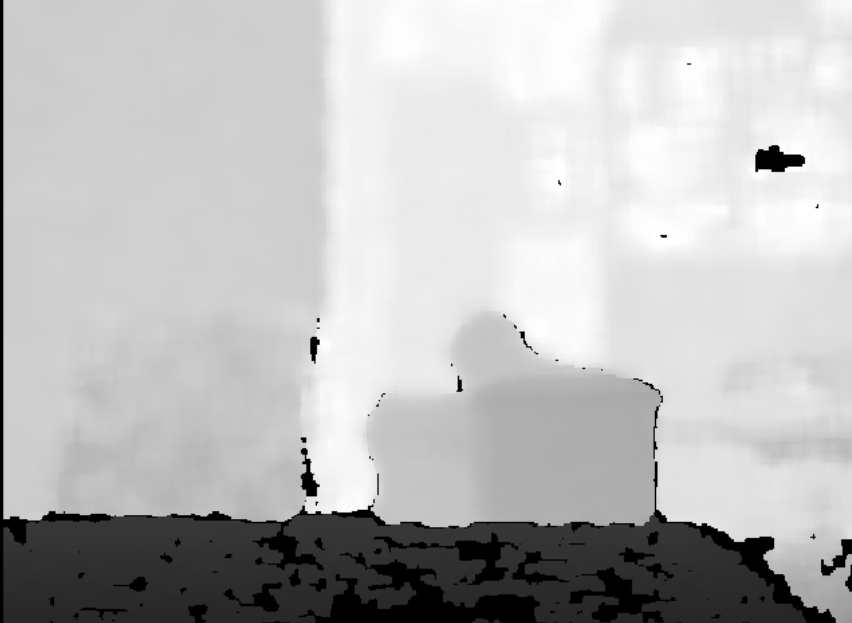
#> input picture images/depth_gray.png, 852 x 623 px, found by its file name
$ python 07_bilateral_blur.py
#> lines starting #> are read from the running program, lines starting #| are printed output that depends on the picture
import cv2
import numpy as np


depth_gray = cv2.imread("images/depth_gray.png", cv2.IMREAD_GRAYSCALE)
#> depth_gray is the input picture: shape (623, 852); min 0, max 255, mean 188.6

depth_colored = cv2.applyColorMap(depth_gray, cv2.COLORMAP_JET)
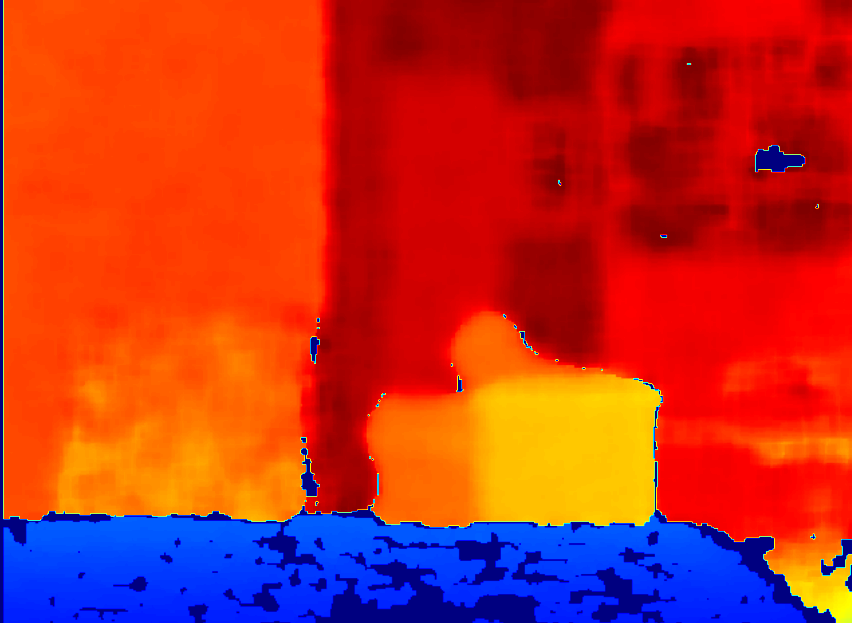
#> depth_colored: shape (623, 852, 3); mean B, G, R 35.8, 47.5, 190.6

# grayscale sequence
g1  = depth_gray
g2  = cv2.bilateralFilter(depth_gray, 3, 75, 75)
g3  = cv2.bilateralFilter(depth_gray, 5, 75, 75)
g4  = cv2.bilateralFilter(depth_gray, 7, 75, 75)
g5  = cv2.bilateralFilter(depth_gray, 9, 75, 75)
g6  = cv2.bilateralFilter(depth_gray, 11, 75, 75)
g7  = cv2.bilateralFilter(depth_gray, 13, 75, 75)
g8  = cv2.bilateralFilter(depth_gray, 15, 75, 75)
g9  = cv2.bilateralFilter(depth_gray, 17, 75, 75)
g10 = cv2.bilateralFilter(depth_gray, 19, 75, 75)
g11 = cv2.bilateralFilter(depth_gray, 21, 75, 75)
g12 = cv2.bilateralFilter(depth_gray, 23, 75, 75)
g13 = cv2.bilateralFilter(depth_gray, 25, 75, 75)
g14 = cv2.bilateralFilter(depth_gray, 27, 75, 75)
g15 = cv2.bilateralFilter(depth_gray, 29, 75, 75)
g16 = cv2.bilateralFilter(depth_gray, 31, 75, 75)
g17 = cv2.bilateralFilter(depth_gray, 33, 75, 75)
g18 = cv2.bilateralFilter(depth_gray, 35, 75, 75)
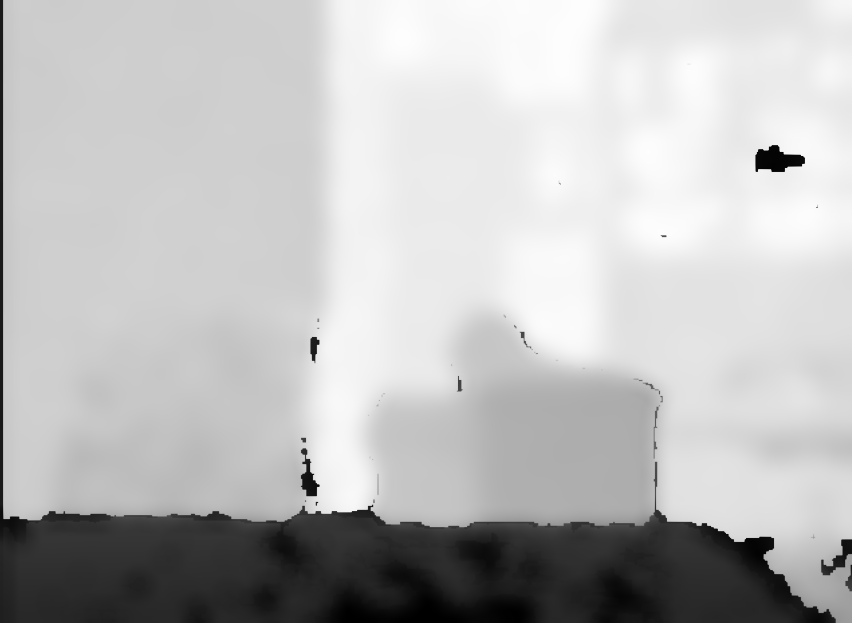
#> g18: shape (623, 852); min 0, max 253, mean 188.9
g19 = cv2.bilateralFilter(depth_gray, 37, 75, 75)
g20 = cv2.bilateralFilter(depth_gray, 39, 75, 75)
g21 = cv2.bilateralFilter(depth_gray, 41, 75, 75)


# build 7×3 grid
row1 = np.hstack([g1, g2, g3])
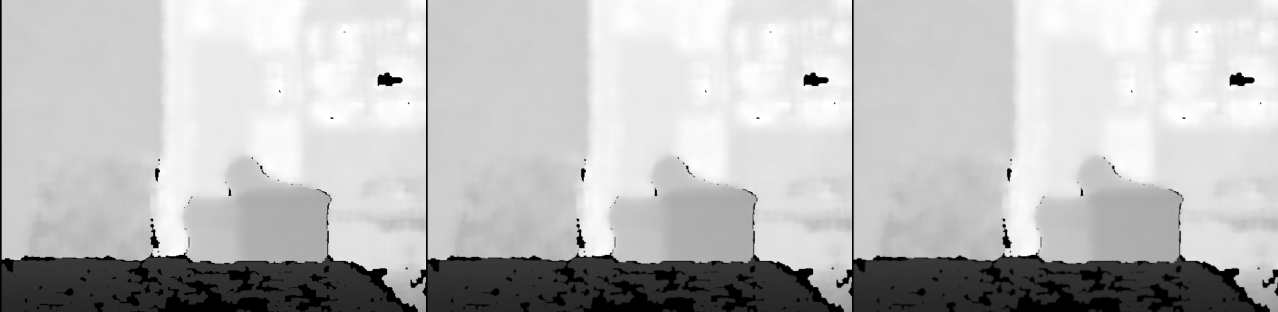
#> row1: shape (623, 2556) (shown at 1/2 size); min 0, max 255, mean 188.3
row2 = np.hstack([g4, g5, g6])
row3 = np.hstack([g7, g8, g9])
row4 = np.hstack([g10, g11, g12])
row5 = np.hstack([g13, g14, g15])
row6 = np.hstack([g16, g17, g18])
row7 = np.hstack([g19, g20, g21])

grid_gray = np.vstack([row1, row2, row3, row4, row5, row6, row7])
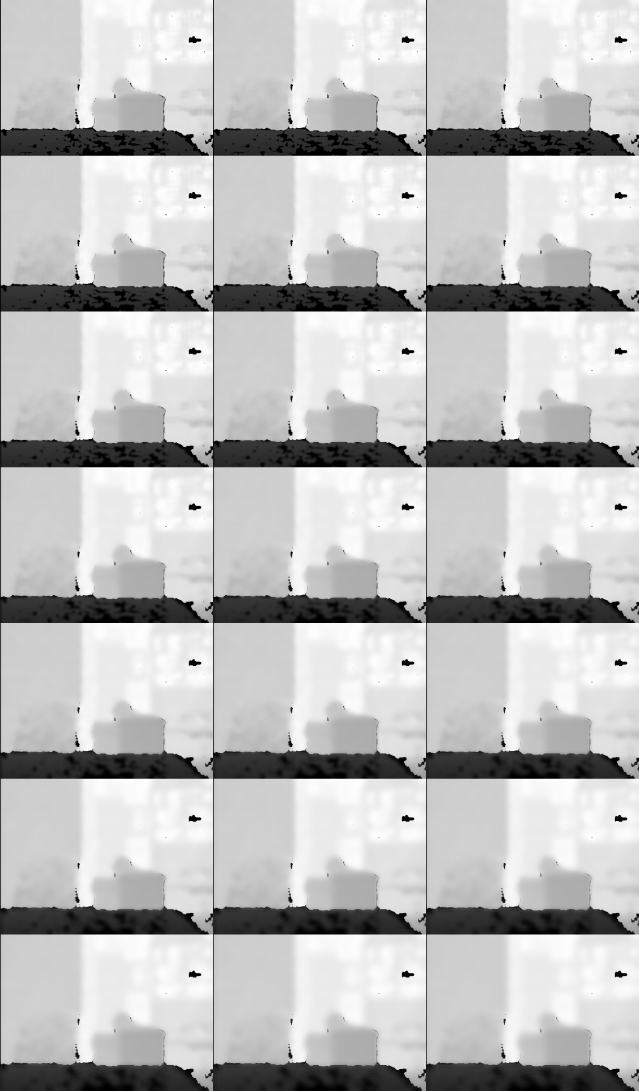
#> grid_gray: shape (4361, 2556) (shown at 1/4 size); min 0, max 255, mean 188.7

# colored sequence
c1  = depth_colored
c2  = cv2.bilateralFilter(depth_colored, 3, 75, 75)
c3  = cv2.bilateralFilter(depth_colored, 5, 75, 75)
c4  = cv2.bilateralFilter(depth_colored, 7, 75, 75)
c5  = cv2.bilateralFilter(depth_colored, 9, 75, 75)
c6  = cv2.bilateralFilter(depth_colored, 11, 75, 75)
c7  = cv2.bilateralFilter(depth_colored, 13, 75, 75)
c8  = cv2.bilateralFilter(depth_colored, 15, 75, 75)
c9  = cv2.bilateralFilter(depth_colored, 17, 75, 75)
c10 = cv2.bilateralFilter(depth_colored, 19, 75, 75)
c11 = cv2.bilateralFilter(depth_colored, 21, 75, 75)
c12 = cv2.bilateralFilter(depth_colored, 23, 75, 75)
c13 = cv2.bilateralFilter(depth_colored, 25, 75, 75)
c14 = cv2.bilateralFilter(depth_colored, 27, 75, 75)
c15 = cv2.bilateralFilter(depth_colored, 29, 75, 75)
c16 = cv2.bilateralFilter(depth_colored, 31, 75, 75)
c17 = cv2.bilateralFilter(depth_colored, 33, 75, 75)
c18 = cv2.bilateralFilter(depth_colored, 35, 75, 75)
c19 = cv2.bilateralFilter(depth_colored, 37, 75, 75)
c20 = cv2.bilateralFilter(depth_colored, 39, 75, 75)
c21 = cv2.bilateralFilter(depth_colored, 41, 75, 75)

row1c = np.hstack([c1, c2, c3])
row2c = np.hstack([c4, c5, c6])
row3c = np.hstack([c7, c8, c9])
row4c = np.hstack([c10, c11, c12])
row5c = np.hstack([c13, c14, c15])
row6c = np.hstack([c16, c17, c18])
row7c = np.hstack([c19, c20, c21])

grid_colored = np.vstack([row1c, row2c, row3c, row4c, row5c, row6c, row7c])

# [11 lines of commented-out code are left out]
cv2.imwrite("images/blur/07_bilateral_gray_grid.png", grid_gray)
cv2.imwrite("images/blur/07_bilateral_colored_grid.png", grid_colored)
